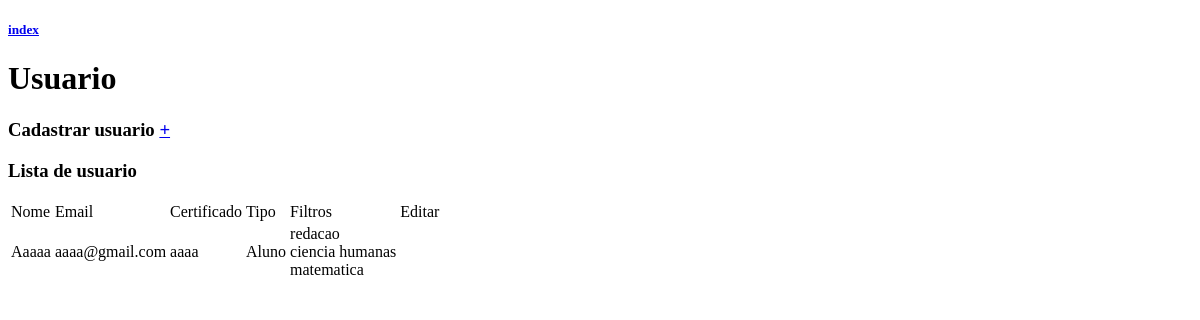
Page /dashboard/usuario/index.php on the earlier database version.
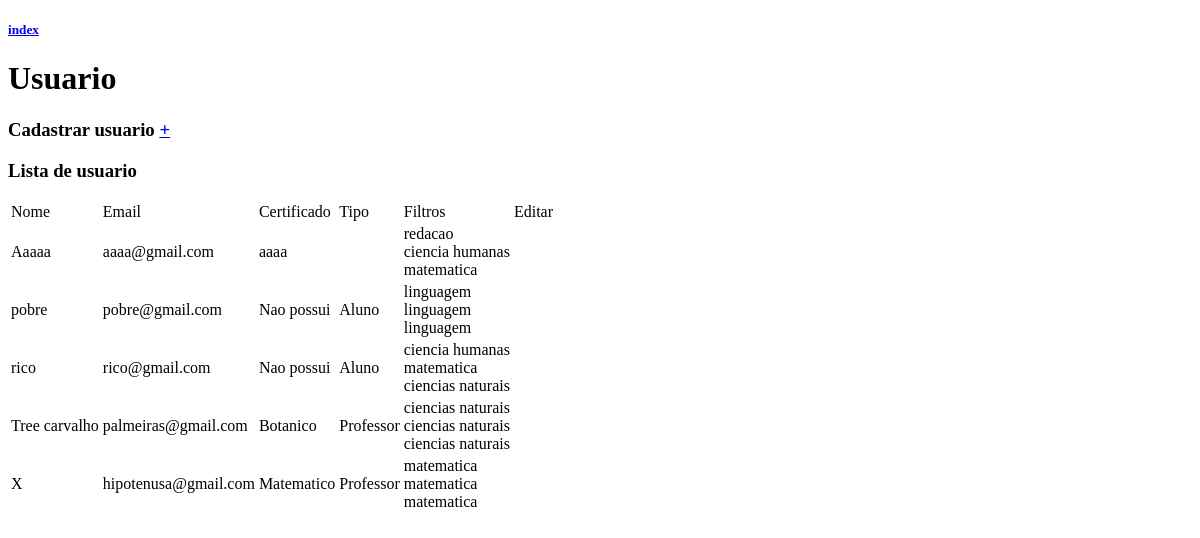
Same page on the later database version.
### tables this page shows
CREATE TABLE `tb_usuario` (
  `id_usuario` int(11) NOT NULL AUTO_INCREMENT,
  `nome_usuario` varchar(30) NOT NULL,
  `senha_usuario` varchar(30) NOT NULL,
  `email_usuario` varchar(30) NOT NULL,
  `certificado` varchar(100) DEFAULT NULL,
  `tipo` varchar(1) NOT NULL,
  `foto_usuario` varchar(100) DEFAULT NULL,
  PRIMARY KEY (`id_usuario`)
);

CREATE TABLE `tb_filtro` (
  `id_filtro` int(11) NOT NULL AUTO_INCREMENT,
  `id_usuario` int(11) NOT NULL,
  `filtro` enum('linguagem','matematica','ciencias naturais','ciencia humanas','redacao') NOT NULL,
  PRIMARY KEY (`id_filtro`),
  KEY `id_usuario` (`id_usuario`),
  CONSTRAINT `tb_filtro_ibfk_2` FOREIGN KEY (`id_usuario`) REFERENCES `tb_usuario` (`id_usuario`) ON DELETE CASCADE ON UPDATE CASCADE
);

### bd/conexao.php (called while the page is built, shortened)
<?php
    function conectarDB(){
        $servidor = "db";
        $nome = "root";
        $senha = "123";
        $banco = "bd_estudatil";
        $conexao = mysqli_connect($servidor,$nome,$senha,$banco);
        return $conexao;
    }
    function executaSql($sql,$tipos,$dados){
        $conexao = conectarDB();
        $stmt = mysqli_prepare($conexao,$sql);
        $result = mysqli_stmt_bind_param($stmt, $tipos, ...$dados);
        mysqli_stmt_execute($stmt);
        if ($sql[0] == 'S') {
           $resultados = mysqli_stmt_get_result($stmt);
           if ($resultados) {
                $resultados = mysqli_fetch_all($resultados, MYSQLI_ASSOC);
           }
           return [$result, $resultados];
        }
        return $result;
    }
    function SelectallSql($sql){
        $conexao = conectarDB();
        $stmt = mysqli_prepare($conexao,$sql);
        mysqli_stmt_execute($stmt);
        $resultados = mysqli_stmt_get_result($stmt);
        if ($resultados) {
                $resultados = mysqli_fetch_all($resultados, MYSQLI_ASSOC);
           }
           return $resultados;
    }
?>

### public/dashboard/usuario/index.php (the view, shortened to what this page needs)
<?php
include_once ($_SERVER["DOCUMENT_ROOT"]."/bd/conexao.php");
?>
<!DOCTYPE html>
<html lang="en">
<head>
</head>
<body>
    <h5><a href="/public/index.php">index</a></h5>
    <h1>Usuario</h1>
    <h3>Cadastrar usuario <a href="form_usuario.php?caso=insert">+</a></h3>
    <h3>Lista de usuario</h3>
    <?php
        $sql_list_user = "SELECT * FROM tb_usuario WHERE tipo != 'U'";
        $result_list_user = SelectallSql($sql_list_user);
        if (sizeof($result_list_user) > 0) {
                ?>
                <table>
                    <tbody>
                        <tr>
                            <td>Nome</td>
                            <td>Email</td>
                            <td>Certificado</td>
                            <td>Tipo</td>
                            <td>Filtros</td>
                            <td>Editar</td>
                        </tr>
                        <?php
            foreach ($result_list_user as $list_user){
                ?>
                        <td><?= $list_user['nome_usuario']?></td>
                        <td><?= $list_user['email_usuario']?></td>
                        <td><?php
                            if ($list_user['certificado'] == null) {
                                echo "Nao possui";
                            } else {
                                echo $list_user['certificado'];
                            }
                            ?></td>
                        <td><?php
                            $tipo = $list_user["tipo"];
                            if ($tipo == "A") {
                                    echo "Aluno";
                            } else if ($tipo == "P") {
                                echo "Professor";
                            }
                        ?></td>
                        <?php
                        $sql_slct_filter = "SELECT * FROM tb_filtro WHERE id_usuario = ?";
                        $ideditar = $list_user["id_usuario"];
                        $result_filter = executaSql($sql_slct_filter,'i',[$ideditar]);
                        if (sizeof($result_filter[1]) > 0){
                            echo "<td>";
                            foreach ($result_filter[1] as $list_filter){
                                ?><?= $list_filter["filtro"];?><br><?php
                            }
                            echo "</td>";
                        } else {
                            echo "<td>Não possui</td>";
                        }
                                        ?>
                <?php
            }
        }
    ?>
</tbody>
</table>
</body>
</html>

Differences in the rows shown:
changed tb_usuario "Aaaaa": no longer shows "Aluno"
added tb_usuario: nome_usuario "pobre", email_usuario "pobre@gmail.com", certificado "Nao possui", tipo "Aluno"
added tb_filtro: filtro "linguagem", shown under "pobre"
added tb_filtro: filtro "linguagem", shown under "pobre"
added tb_filtro: filtro "linguagem", shown under "pobre"
added tb_usuario: nome_usuario "rico", email_usuario "rico@gmail.com", certificado "Nao possui", tipo "Aluno"
added tb_filtro: filtro "ciencia humanas", shown under "rico"
added tb_filtro: filtro "matematica", shown under "rico"
added tb_filtro: filtro "ciencias naturais", shown under "rico"
added tb_usuario: nome_usuario "Tree carvalho", email_usuario "palmeiras@gmail.com", certificado "Botanico", tipo "Professor"
added tb_filtro: filtro "ciencias naturais", shown under "Tree carvalho"
added tb_filtro: filtro "ciencias naturais", shown under "Tree carvalho"
added tb_filtro: filtro "ciencias naturais", shown under "Tree carvalho"
added tb_usuario: nome_usuario "X", email_usuario "hipotenusa@gmail.com", certificado "Matematico", tipo "Professor"
added tb_filtro: filtro "matematica", shown under "X"
added tb_filtro: filtro "matematica", shown under "X"
added tb_filtro: filtro "matematica", shown under "X"
